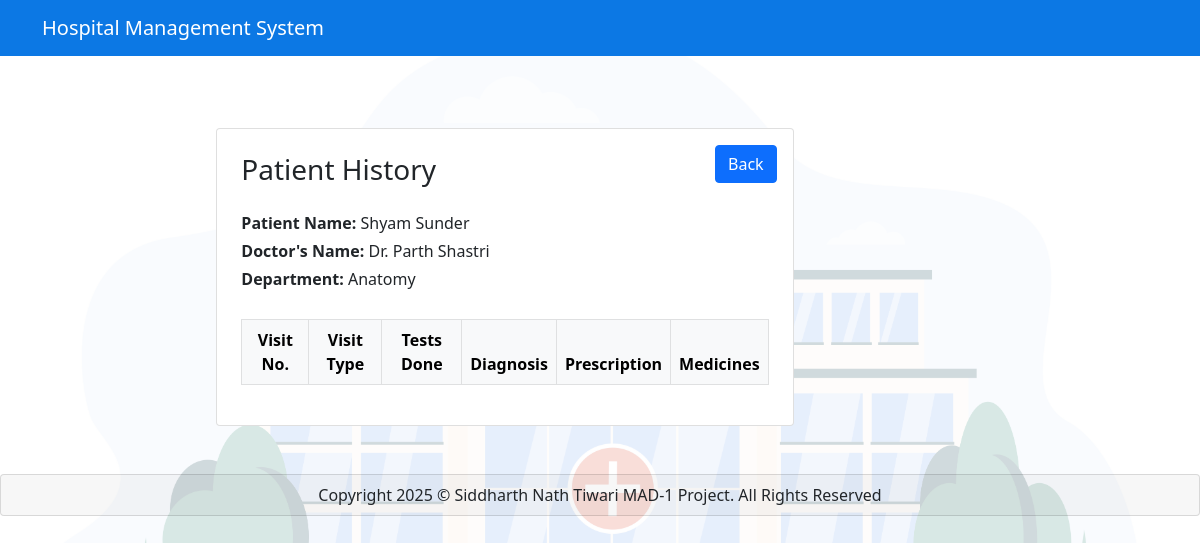
The app's page /admin/view/1 (signed in) with its own data.
### HMS/models.py (models this page shows, shortened)
class Patient(db.Model, UserMixin) :
    __tablename__ = 'patient'
    id = db.Column(db.Integer , primary_key =True)
    password = db.Column(db.String(200), nullable=False)
    fname = db.Column(db.String(100), nullable=False)
    lname = db.Column(db.String(100), nullable=True)
    age = db.Column(db.Integer , nullable= False)
    gender = db.Column(db.String(10), nullable=False)
    email = db.Column(db.String(100), nullable =False)
    phone = db.Column(db.String(10), nullable =False)
    blacklisted = db.Column(db.Boolean, default=False)
    appointments =db.relationship('Appointment', backref ='patient', lazy=True, cascade="all, delete-orphan")

class Doctor(db.Model, UserMixin):
    __tablename__ ='doctor'
    id = db.Column(db.Integer , primary_key =True)
    password = db.Column(db.String(100), nullable= False)
    fname = db.Column(db.String(100), nullable=False)
    lname = db.Column(db.String(100), nullable=True)
    email = db.Column(db.String(100),unique=True,nullable =False)
    phone = db.Column(db.String(10), nullable =False)
    experience = db.Column(db.Text, nullable = False)
    description = db.Column(db.Text )
    specialization_id = db.Column(db.Integer,db.ForeignKey('department.id'), nullable= False)
    blacklisted = db.Column(db.Boolean, default=False)
    specialization = db.relationship('Department', backref='doctors', lazy=True)
    availability = db.relationship('Availability', backref ='doctor', lazy=True,cascade="all, delete-orphan")
    appointments= db.relationship('Appointment', backref= 'doctor', lazy=True, cascade="all, delete-orphan")

class Department(db.Model):
    __tablename__ = 'department'
    id = db.Column(db.Integer, primary_key =True)
    name = db.Column(db.String(40), nullable = False)
    description = db.Column(db.Text, nullable = False)

### HMS/admin.py (the view, shortened to what this page needs)
@admin.route("/view/<int:appointment_id>", methods=["GET"])
@admin_required
def view(appointment_id):
    appointment = Appointment.query.get_or_404(appointment_id)
    patient_id = appointment.patient_id
    appointment_ids = Appointment.query.filter_by(patient_id=patient_id).all()
    details = []
    for record in appointment_ids:
        treatment = Treatment.query.filter_by(appointment_id=record.id).first()
    return render_template("history.html", title='View Patient', patient_id=patient_id, appointment=appointment, role="admin", details=details)

### HMS/__init__.py (called while the page is built)
@login_manager.user_loader
def load_user(string_user_id):
    if not string_user_id or '-' not in string_user_id:
        return None
    try:
        user_type, user_id = string_user_id.split('-')
        user_id = int(user_id)
    except ValueError:
        return None
    if user_type == 'admin':
        return Admin.query.get(user_id)
    elif user_type == 'patient':
        return Patient.query.get(user_id)
    elif user_type == 'doctor':
        return Doctor.query.get(user_id)
    return None

### HMS/templates/history.html (shortened to what this page needs)
{% extends "base.html" %}
{% block content %}
<div class="container my-5">
    <div class="row justify-content-center">
        <div class="col-lg-8">
            <div class="card p-4 position-relative">
                <div class="position-absolute top-0 end-0 mt-3 me-3">
                    <a href="{{ url_for(role + '.dashboard') }}" class="btn btn-primary">Back</a>
                </div>
                <h1 class="h3 mb-4">Patient History</h1>
                {% if appointment %}
                    <div class="mb-4">
                        <p class="mb-1"><strong>Patient Name:</strong> {{appointment.patient.fname}} {{appointment.patient.lname}}</p>
                        <p class="mb-1"><strong>Doctor's Name:</strong> Dr. {{appointment.doctor.fname}} {{appointment.doctor.lname}}</p>
                        <p class="mb-1"><strong>Department:</strong> {{appointment.doctor.specialization.name}}</p>
                    </div>
                {% endif %}
                <div class="table-responsive">
                    <table class="table table-bordered table-striped text-center align-middle">
                        <thead class="table-light">
                            <tr>
                                <th>Visit No.</th>
                                <th>Visit Type</th>
                                <th>Tests Done</th>
                                <th>Diagnosis</th>
                                <th>Prescription</th>
                                <th>Medicines</th>
                            </tr>
                        </thead>
                    </table>
                </div>
            </div>
        </div>
    </div>
</div>
{% endblock %}

### HMS/templates/base.html (style rules this page uses)
body { background-image: url('/static/hospital-bg.jpg'); background-position: center center; background-repeat: no-repeat; background-size: cover; background-attachment: fixed; background-color: rgba(255, 255, 255, 0.8); background-blend-mode: overlay; }

### records on screen
Patient: patient.fname "Shyam", patient.lname "Sunder"
Doctor: doctor.fname "Parth", doctor.lname "Shastri"
Department: doctor.specialization.name "Anatomy"
